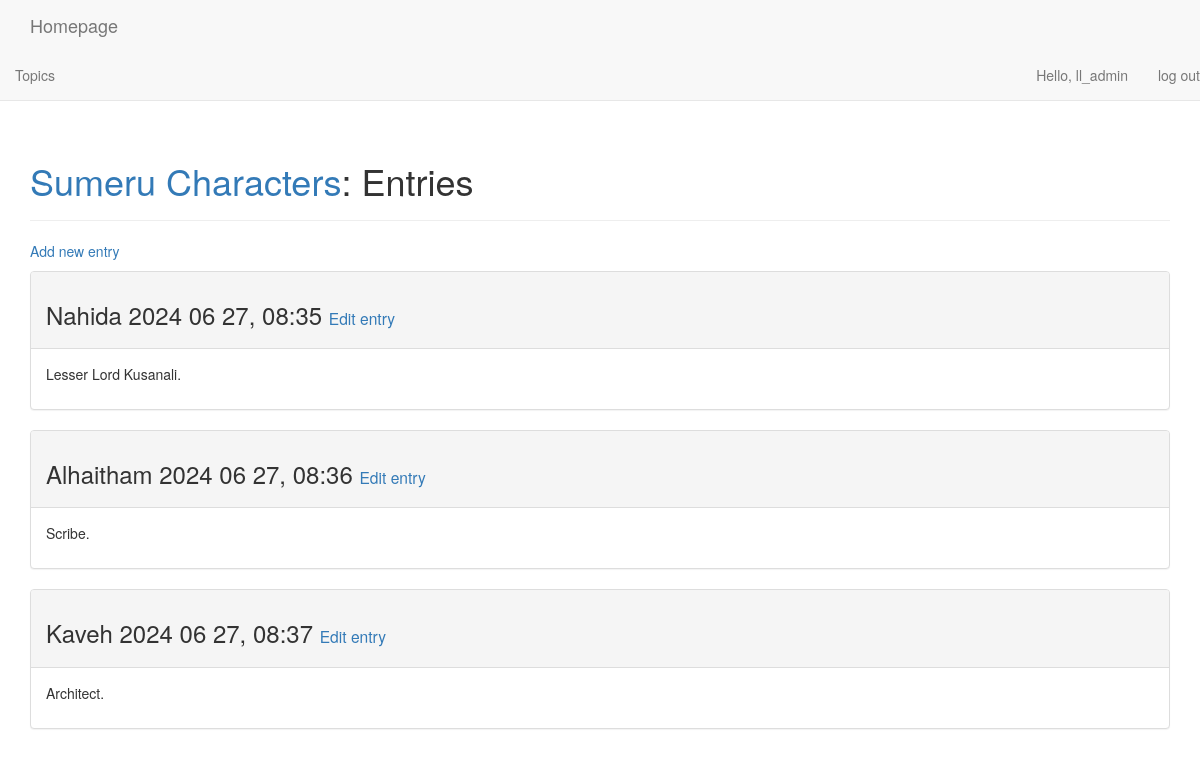
Page /topics/2/ (signed in) on the earlier database version.
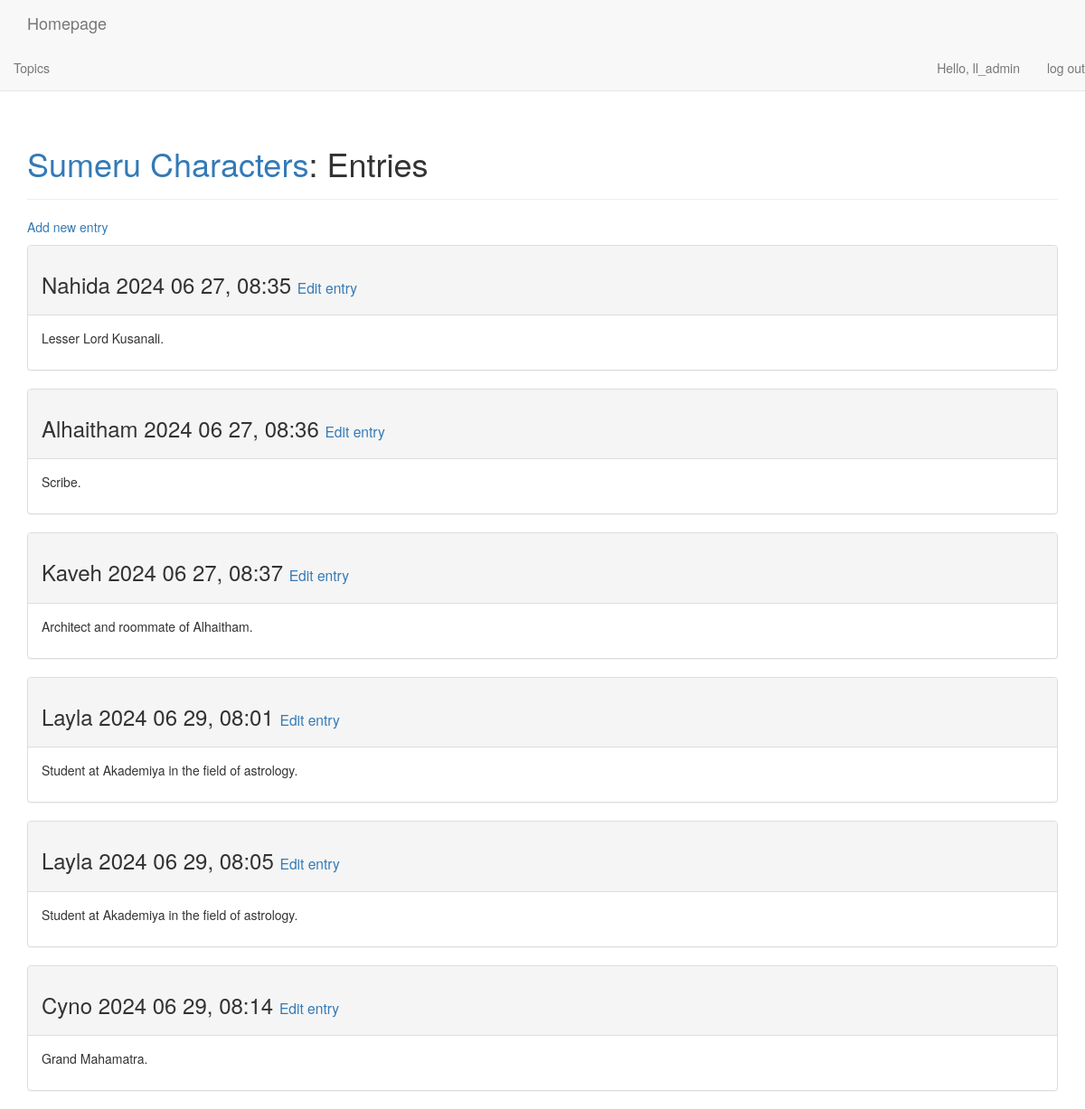
Same page on the later database version.
### learning_logs/models.py (models this page shows, shortened)
class Topic(models.Model):
    text = models.CharField(max_length=200)
    date_added = models.DateTimeField(auto_now_add=True)
    owner = models.ForeignKey(User,on_delete=models.CASCADE)
    def __str__(self):
        return self.text

class Entry(models.Model):
    topic = models.ForeignKey(Topic,on_delete=models.CASCADE)
    subject = models.CharField(max_length=25)
    text = models.TextField()
    date_added = models.DateTimeField(auto_now_add=True)
    class Meta():
        verbose_name_plural = 'entries'

### learning_logs/views.py (the view)
# urls.py: re_path("topics/(?P<topic_id>\d+)/",views.topic,name='topic'),
@login_required
def topic(request,topic_id):
    topic = Topic.objects.get(id=topic_id)
    if topic.owner != request.user:
        raise Http404
    entries = topic.entry_set.order_by('date_added')
    context = {'topic':topic,'entries':entries}
    return render(request,'learning_logs/topic.html',context)

### learning_logs/templates/learning_logs/topic.html
{% extends "learning_logs/base.html" %}
{% block header %}
  <h1><a href="{% url 'learning_logs:topic' topic.id%}">{{ topic }}</a>: Entries</h1>
{% endblock header %}
{% block content %}
  <p>
    <a href="{% url 'learning_logs:new_entry' topic.id %}">Add new entry</a>
  </p>
    {% for entry in entries %}
      <div class="panel panel-default">
        <div class="panel-heading">
          <h3>
            {{ entry.subject }}
            {{ entry.date_added|date:'Y m d, H:i' }}
            <small>
              <a href="{% url 'learning_logs:edit_entry' entry.id %}">Edit entry</a>
            </small>
          </h3>
        </div>
        <div class="panel-body">
          {{ entry.text|linebreaks }}
        </div>
      </div>
    {% empty %}
      There are no entries in this topic yet.
    {% endfor %}
{% endblock content %}

### learning_logs/templates/learning_logs/base.html (shortened to what this page needs)
{% load bootstrap3 %}
<!DOCTYPE html>
<html lang="en">
    <head>
        {% bootstrap_css %}
    </head>
    <body>
        <nav class="navbar navbar-default navbar-static-top">
            <div class="container">
                <a class="navbar-brand" href="{% url 'learning_logs:homepage' %}">Homepage</a>
            </div>
            <div id="navbar" class="navbar-collapse collapse">
                <ul class="nav navbar-nav">
                    <li><a href="{% url 'learning_logs:topics' %}">Topics</a></li>
                </ul>
                <ul class="nav navbar-nav navbar-right">
                    {% if user.is_authenticated %}
                        <li><a>Hello, {{ user.username }}</a></li>
                        <li><a href="{% url 'users:logout' %}">log out</a></li>
                    {% else %}
                        <li><a href="{% url 'users:register' %}">register</a></li>
                        <li><a href="{% url 'users:login' %}">log in</a></li>
                    {% endif %}
                </ul>
            </div>
        </nav>
        <div class="container">
            <div class="page-header">
                {% block header %}{% endblock header %}
            </div>
            <div>
                {% block content %}{% endblock content %}
            </div>
        </div>
    </body>
</html>

Differences in the rows shown:
changed Entry "Kaveh": text "Architect." → "Architect and roommate of Alhaitham."
added Entry: subject "Layla", date_added "2024 06 29, 08:01", text "Student at Akademiya in the field of astrology."
added Entry: subject "Layla", date_added "2024 06 29, 08:05", text "Student at Akademiya in the field of astrology."
added Entry: subject "Cyno", date_added "2024 06 29, 08:14", text "Grand Mahamatra."
